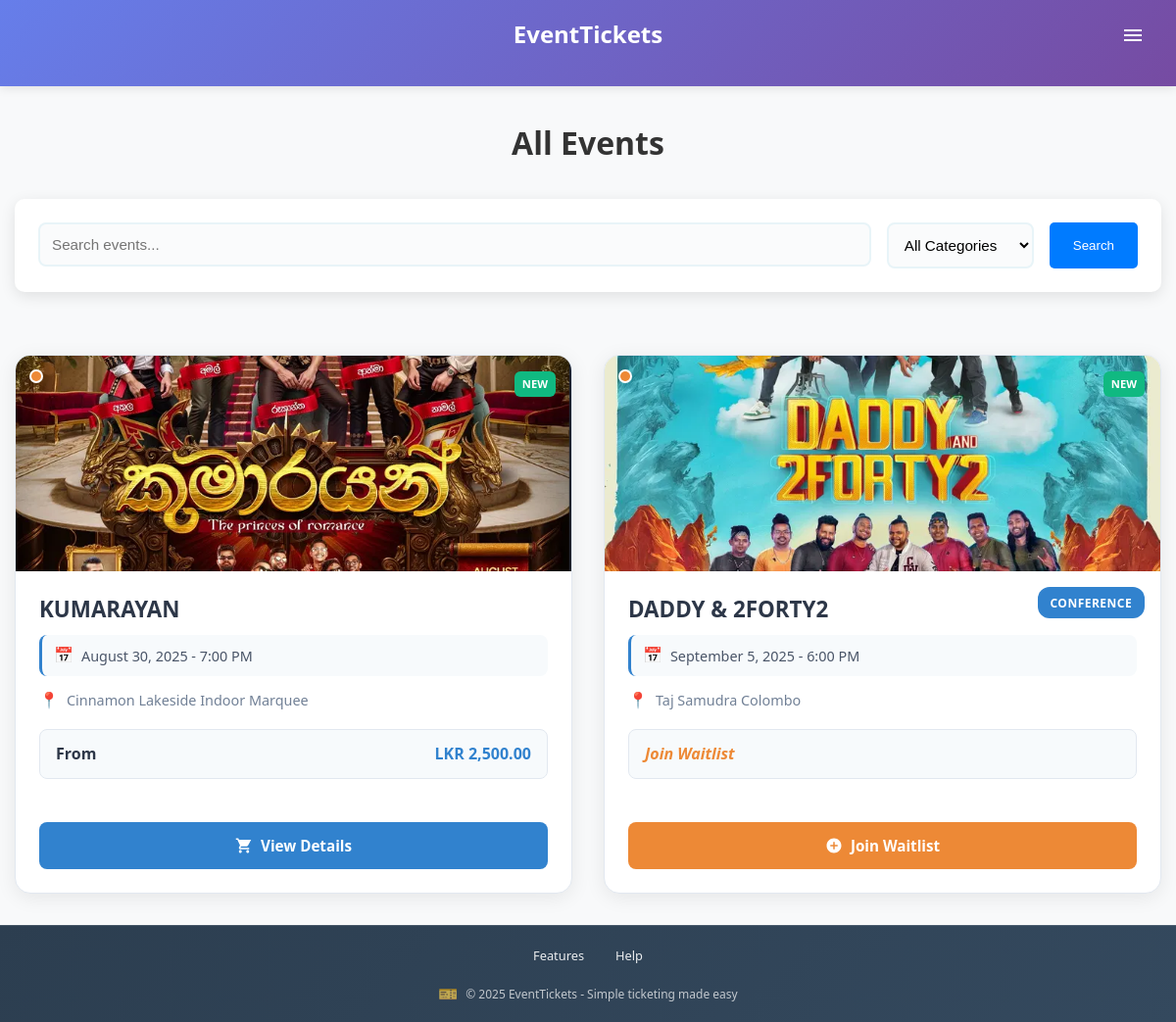
Screenshot of /events.php with the database file from the repository.
### tables this page shows
CREATE TABLE IF NOT EXISTS `events` (
  `id` int NOT NULL AUTO_INCREMENT,
  `title` varchar(200) NOT NULL,
  `category` varchar(100) DEFAULT NULL,
  `venue` varchar(150) DEFAULT NULL,
  `image_path` varchar(255) DEFAULT NULL,
  `organizer` varchar(150) DEFAULT NULL,
  `booking_phone` varchar(30) DEFAULT NULL,
  `show_organizer` tinyint(1) DEFAULT '1',
  `show_booking_phone` tinyint(1) DEFAULT '1',
  `starts_at` datetime NOT NULL,
  `ends_at` datetime NOT NULL,
  `status` enum('draft','pending_approval','published','archived','rejected') DEFAULT 'draft',
  `description` text,
  `waitlist_enabled` tinyint(1) DEFAULT '1',
  `created_by` int DEFAULT NULL,
  `approval_status` enum('pending','approved','rejected') DEFAULT 'pending',
  `approved_by` int DEFAULT NULL,
  `approved_at` timestamp NULL DEFAULT NULL,
  `rejection_reason` text,
  `created_at` timestamp NULL DEFAULT CURRENT_TIMESTAMP,
  `archived_at` timestamp NULL DEFAULT NULL,
  `archived_by` int DEFAULT NULL,
  `archive_reason` text,
  `reactivation_requested` tinyint(1) DEFAULT '0',
  `reactivation_requested_at` timestamp NULL DEFAULT NULL,
  PRIMARY KEY (`id`),
  KEY `created_by` (`created_by`),
  KEY `approved_by` (`approved_by`),
  KEY `fk_events_archived_by` (`archived_by`),
  KEY `idx_events_archived` (`archived_at`,`archived_by`),
  KEY `idx_events_reactivation` (`reactivation_requested`),
  CONSTRAINT `events_ibfk_1` FOREIGN KEY (`created_by`) REFERENCES `users` (`id`),
  CONSTRAINT `events_ibfk_2` FOREIGN KEY (`approved_by`) REFERENCES `users` (`id`),
  CONSTRAINT `fk_events_archived_by` FOREIGN KEY (`archived_by`) REFERENCES `users` (`id`) ON DELETE SET NULL
);

### includes/base_url.php (called while the page is built, shortened)
<?php
$protocol = isset($_SERVER['HTTPS']) && $_SERVER['HTTPS'] === 'on' ? 'https' : 'http';
$host = $_SERVER['HTTP_HOST'];
$script_name = $_SERVER['SCRIPT_NAME'];
$path = dirname($script_name);
$BASE_URL = $protocol . '://' . $host . $path;
?>

### events.php (the view, shortened to what this page needs)
<?php
include 'includes/header.php';
include 'includes/db.php';
?>
<link rel="stylesheet" href="assets/css/modern_event_cards.css">
<?php
$search = isset($_GET['search']) ? $_GET['search'] : '';
$sql = "SELECT e.*,
        MIN(t.price_cents) as min_price,
        MAX(t.price_cents) as max_price,
        COUNT(t.id) as ticket_count
        FROM events e
        LEFT JOIN ticket_types t ON e.id = t.event_id
        WHERE e.status = 'published'";
$sql .= " GROUP BY e.id ORDER BY e.starts_at ASC";
$result = $conn->query($sql);
?>
<div class="container" style="margin-top: 2rem;">
    <h1 class="section-title">All Events</h1>
    <div style="background: white; padding: 1.5rem; border-radius: 10px; box-shadow: 0 4px 15px rgba(0,0,0,0.1); margin-bottom: 2rem;">
        <form method="GET" class="d-flex" style="gap: 1rem; flex-wrap: wrap;">
            <div style="flex: 1; min-width: 200px;">
                <input type="text" name="search" placeholder="Search events..." class="form-control" value="<?php echo $search; ?>">
            </div>
            <div style="min-width: 150px;">
                <select name="category" class="form-control">
                    <option value="">All Categories</option>
                </select>
            </div>
            <button type="submit" class="btn btn-primary">Search</button>
        </form>
    </div>
    <?php if ($result && $result->num_rows > 0): ?>
        <div class="events-grid">
            <?php while ($event = $result->fetch_assoc()): ?>
                <div class="event-card <?php echo (strtotime($event['created_at']) > strtotime('-7 days')) ? 'new-event' : ''; ?>">
                    <div class="event-status-indicator event-status-upcoming"></div>
                    <div class="event-image">
                        <?php if ($event['image_path'] && file_exists($event['image_path'])): ?>
                            <img src="<?php echo $BASE_URL; ?><?php echo $event['image_path']; ?>" alt="<?php echo htmlspecialchars($event['title']); ?>">
                        <?php else: ?>
                            <span>🎪 Event Image Coming Soon</span>
                        <?php endif; ?>
                    </div>
                    <div class="event-content">
                        <h3 class="event-title"><?php echo htmlspecialchars($event['title']); ?></h3>
                        <?php if ($event['category']): ?>
                            <div class="event-category">
                                <?php echo htmlspecialchars($event['category']); ?>
                            </div>
                        <?php endif; ?>
                        <div class="event-date">
                            <?php echo date('F j, Y - g:i A', strtotime($event['starts_at'])); ?>
                        </div>
                        <?php if ($event['venue']): ?>
                            <div class="event-venue">
                                <?php echo htmlspecialchars($event['venue']); ?>
                            </div>
                        <?php endif; ?>
                        <div class="event-price">
                            <?php if ($event['ticket_count'] > 0 && $event['min_price']): ?>
                                <span>From</span>
                                <span class="event-price-amount">LKR <?php echo number_format($event['min_price'] / 100, 2); ?></span>
                            <?php else: ?>
                                <span class="event-price-waitlist">Join Waitlist</span>
                            <?php endif; ?>
                        </div>
                    </div>
                    <div class="event-card-footer">
                        <?php if ($event['ticket_count'] > 0): ?>
                            <a href="event_view.php?id=<?php echo $event['id']; ?>" class="btn-view-event">
                                View Details
                            </a>
                        <?php else: ?>
                            <a href="waitlist_join.php?event_id=<?php echo $event['id']; ?>" class="btn-view-event btn-waitlist">
                                <svg viewBox="0 0 24 24" xmlns="http://www.w3.org/2000/svg">
                                    <path d="M12 2C6.48 2 2 6.48 2 12s4.48 10 10 10 10-4.48 10-10S17.52 2 12 2zm5 11h-4v4h-2v-4H7v-2h4V7h2v4h4v2z"/>
                                </svg>
                                Join Waitlist
                            </a>
                        <?php endif; ?>
                    </div>
                </div>
            <?php endwhile; ?>
        </div>
    <?php endif; ?>
</div>
<?php include 'includes/footer.php'; ?>

### assets/css/style.css (style rules this page uses)
:root { --primary: #667eea; --primary-dark: #764ba2; --secondary: #007bff; --secondary-dark: #0056b3; --success: #28a745; --success-dark: #1e7e34; --danger: #dc3545; --warning: #ffc107; --light: #f8f9fa; --dark: #333; --gray: #666; --border: #ddd; --radius: 10px; --radius-sm: 5px; --shadow: 0 4px 15px rgba(0,0,0,0.1); --shadow-hover: 0 8px 25px rgba(0,0,0,0.15); --transition: all 0.3s ease; }
* { margin: 0; padding: 0; box-sizing: border-box; }
body { font-family: 'Segoe UI', Tahoma, Geneva, Verdana, sans-serif; line-height: 1.6; color: var(--dark); background: var(--light); min-height: 100vh; display: flex; flex-direction: column; }
.btn { padding: 0.5rem 1.5rem; border: none; border-radius: var(--radius-sm); text-decoration: none; font-weight: 500; cursor: pointer; transition: var(--transition); display: inline-block; text-align: center; }
.btn-primary { background: var(--secondary); color: white; }
.container { max-width: 1200px; margin: 0 auto; padding: 0 20px; }
.section-title { text-align: center; font-size: 2rem; margin-bottom: 2rem; color: var(--dark); }
.events-grid { display: grid; grid-template-columns: repeat(auto-fit, minmax(300px, 1fr)); gap: 2rem; margin-top: 2rem; }
.event-card { background: white; border-radius: var(--radius); box-shadow: var(--shadow); transition: var(--transition); overflow: hidden; }
.event-image { width: 100%; height: 200px; background: linear-gradient(45deg, #f0f0f0, #e0e0e0); display: flex; align-items: center; justify-content: center; color: #888; font-size: 1rem; }
.event-image img { width: 100%; height: 100%; object-fit: cover; }
.event-content { padding: 1.5rem; }
.event-title { font-size: 1.3rem; font-weight: bold; margin-bottom: 0.5rem; color: var(--dark); }
.event-date, .event-venue { color: var(--gray); font-size: 0.9rem; margin-bottom: 0.5rem; }
.event-venue { margin-bottom: 1rem; }
.event-price { font-weight: bold; color: var(--secondary); font-size: 1.1rem; margin-bottom: 1rem; }
.form-control, .form-input { width: 100%; padding: 0.75rem; border: 2px solid #e8f4f8; border-radius: 8px; font-size: 0.95rem; transition: var(--transition); background: #fafbfc; }
@media (max-width: 1300px) { .events-grid { grid-template-columns: 1fr; } }
@media (max-width: 1300px) { .container { padding: 0 15px; } }
.d-flex { display: flex; }

### rows the page displays
events: image_path (picture), title "KUMARAYAN", starts_at "August 30, 2025 - 7:00 PM", venue "Cinnamon Lakeside Indoor Marquee", min_price "2,500.00"
events: image_path (picture), title "DADDY & 2FORTY2", category "CONFERENCE", starts_at "September 5, 2025 - 6:00 PM", venue "Taj Samudra Colombo", shows "Join Waitlist"
